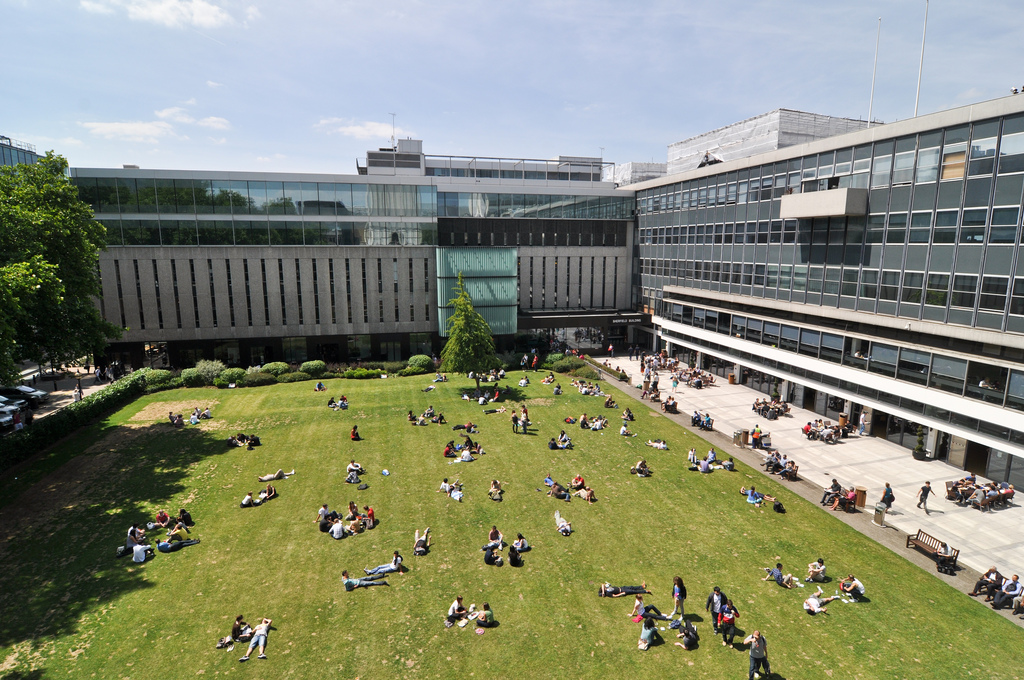
%> input picture imperial.jpg, 1024 x 680 px
$ octave cv.m   (GNU Octave 9; MATLAB toolbox functions it lacks are replaced by stand-ins)
%> lines starting %> are read from the running program, lines starting %| are printed output that depends on the picture
%%%%%%%% Machine Learning for Computer Vision   %%%%%%%%
%%%%%%%% Matlab Tutorial                        %%%%%%%%

%%%%%%%%%%%%%%%%%%%%%%%%%%%%%%%
%%%%%%% COMPUTER VISION %%%%%%%
%%%%%%%%%%%%%%%%%%%%%%%%%%%%%%%
%% clear all, close all, clc
clear all
close all
clc

%% Read image
I=imread('imperial.jpg');
%> I is the input picture: size 680x1024x3 uint8; mean R, G, B 131.7, 136.1, 115.6

%% Show image
imshow(I)

%% Size?
[height, width, dim] = size(I);
%> height = 680; width = 1024; dim = 3

%% RGB - 3 channels - Show Red Channel only
I_red(:,:,1)=I(:,:,1);
I_red(:,:,2)=zeros(height,width);
I_red(:,:,3)=zeros(height,width);
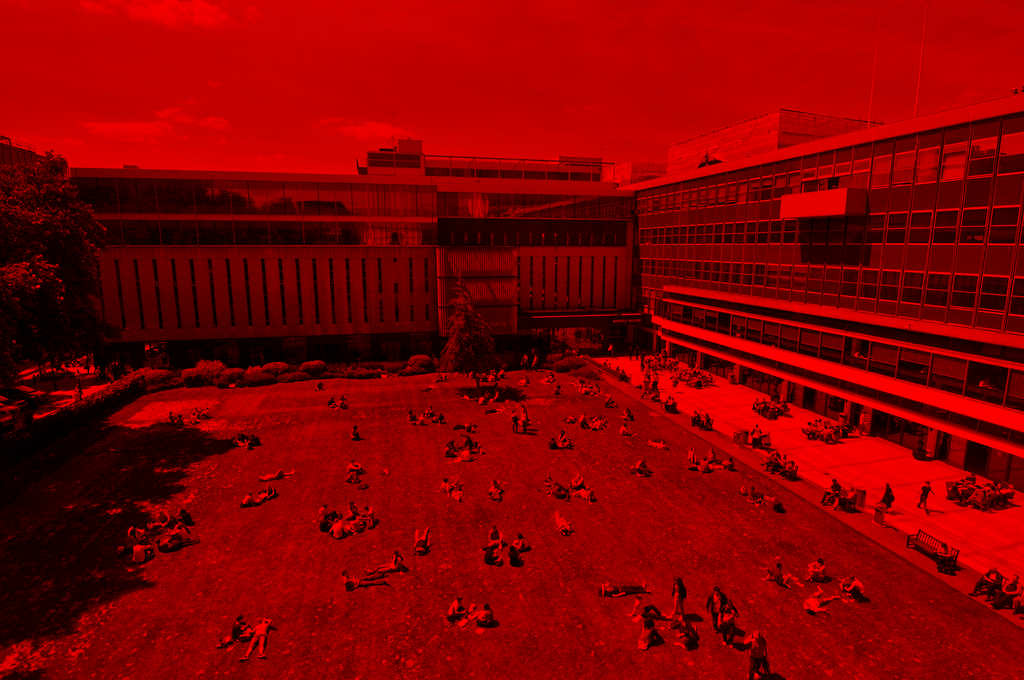
%> I_red: size 680x1024x3 uint8; mean R, G, B 131.7, 0, 0
figure(1); imshow(I_red);

%% Show green channel only
I_green(:,:,1)=uint8(zeros(height,width));
%> I_green: size 680x1024 uint8; every value is 0
I_green(:,:,2)=uint8(I(:,:,2));
I_green(:,:,3)=uint8(zeros(height,width));
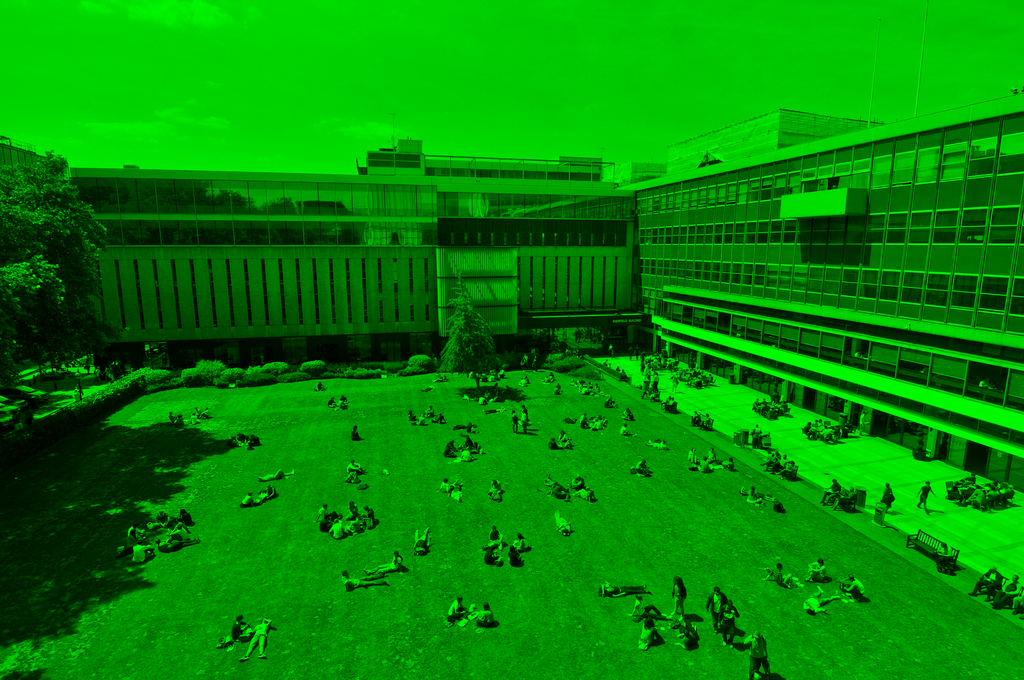
%> I_green: size 680x1024x3 uint8; mean R, G, B 0, 136.1, 0
figure(2); imshow(I_green);

%% Show blue channel only
I_blue(:,:,1)=uint8(zeros(height,width));
I_blue(:,:,2)=uint8(zeros(height,width));
I_blue(:,:,3)=uint8(I(:,:,3));
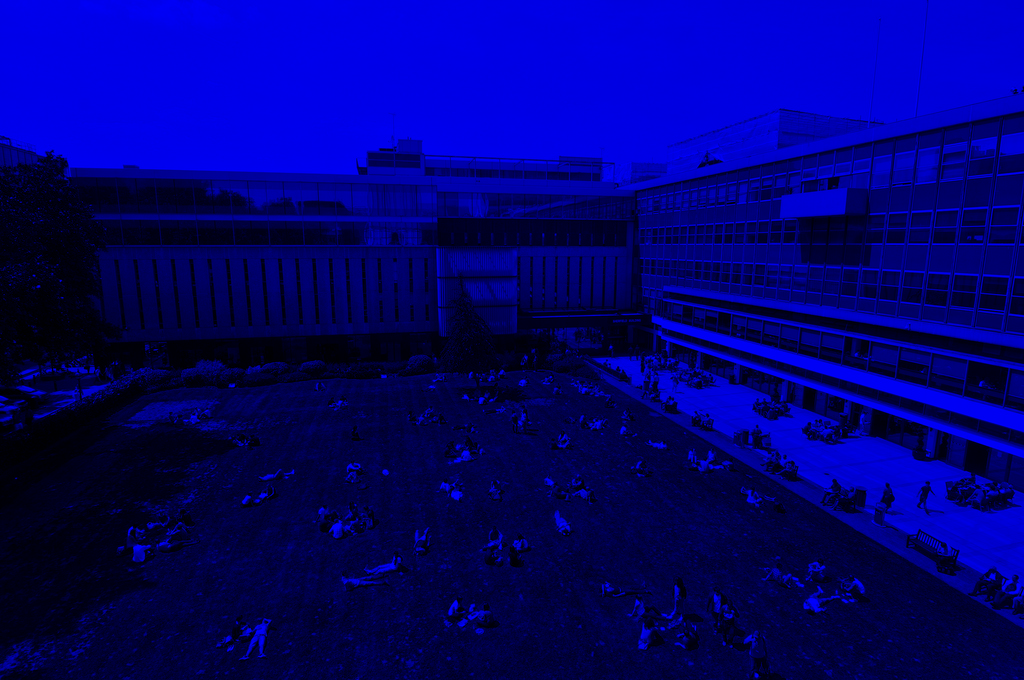
%> I_blue: size 680x1024x3 uint8; mean R, G, B 0, 0, 115.6
figure(3); imshow(I_blue);

%% RGB to gray...
gray = sum(I,3)/3;
figure(4); imshow(gray);

%% or maybe...
I_gray = uint8(sum(I,3)/3);
figure(5); imshow(I_gray);

%% rgb2gray - I_gray_matlab=0.299Red + 0.587Green + 0.114Blue
I_gray_matlab = rgb2gray(I);
figure(6); imshow(I_gray_matlab);

%% Patches.... 100x100 pixels
patches = 10;
[height, width, dim] = size(I_gray);
%> dim = 1
patch_height_idx = randperm(height, patches);
patch_width_idx = randperm(width, patches);
%patch_size_idx = randperm(100, patches);
patch_size = 20;

result_matrix = zeros(patch_size*patch_size,patches,'uint8');

for i=1:patches,
    patch_height = patch_height_idx(i);
    patch_width = patch_width_idx(i);


    % Check if it exceeds the image limits
    if patch_height + patch_size > height
        patch_height = height - patch_size;
    end
    if patch_width + patch_size > width
        patch_width = width - patch_size;
    end

    % Crop random patch, save it, resize to 100x100 and save it to results
    patch = imcrop(I_gray, [patch_width, patch_height, patch_size-1, patch_size-1]);
    figure; imshow(patch)

    result_matrix(:,i) = reshape(patch, patch_size*patch_size, 1);
end

%% Mean?
my_mean=[(sum(uint32(result_matrix),2))]./patches;
%> my_mean = 400 values, max 172.6 at index 348, min 71.8 at index 190, mean 116.4
img_my_mean = reshape(uint8(my_mean), patch_size, patch_size);
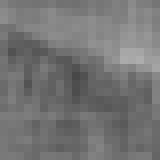
%> img_my_mean: size 20x20 uint8 (shown 8 times larger); min 72, max 173, mean 116.4
figure; imshow(img_my_mean);

%% Matlab mean
matlab_mean=mean(uint32(result_matrix),2);
%> matlab_mean has the same summary as my_mean
img_matlab_mean = reshape(uint8(matlab_mean), patch_size, patch_size);
figure; imshow(img_matlab_mean);

%% Test accuracy
test=abs(matlab_mean - my_mean);
%> test = 400 values from 0 to 0
max(test)
%> ans = 0

%% Covariance Math type    S = 1/(N-1)?(x-?)(x-?)' for all x from 1 to N
% which is equivalent
%(Linear Algebra) S = 1/(N-1)(result_matrix-my_mean_over_patches)(result_matrix-my_mean_over_patches)'
my_mean_over_patches = my_mean*ones(1,patches);
mean_centred = double(result_matrix) - my_mean_over_patches;
my_cov = (mean_centred*mean_centred')./(patches-1);
img_my_cov = uint8(my_cov / max(my_cov(:)) * 255);
figure; imshow(img_my_cov);
%> after `imshow(img_my_cov)`:
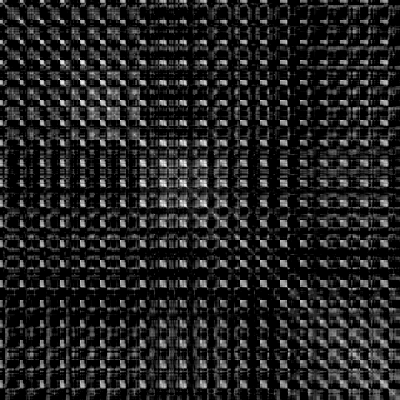
%> displayed picture: size 400x400, on the screen's scale of 0 to 255; min 0, max 255, mean 35.3

%% Covariance Matlab
matlab_cov = cov(double(result_matrix).');
img_matlab_cov = uint8(matlab_cov / max(matlab_cov(:)) * 255);
figure; imshow(img_matlab_cov);

%% Test
test=abs(matlab_cov - my_cov);
max(max(test))
%> ans = 0

%% Lecture 1 - PCA
[eig_vec, eig_val] = eig(my_cov);

%% After classification - confusion matrix
g_t = [1 0 0 0 1 0 0 0 0 0; % ground truth
    0 1 0 0 0 1 1 0 1 0;
    0 0 1 0 0 0 0 1 0 1;
    0 0 0 1 0 0 0 0 0 0];

e_t = [1 1 0 0 1 0 0 0 0 0; % your predictions
    0 0 1 0 0 1 0 0 0 1;
    0 0 0 0 0 0 1 1 0 0;
    0 0 0 1 0 0 0 0 1 0];

plotconfusion(g_t,e_t)
%> (this line was passed over: plotconfusion is not available in this run)

%% Structs...
student(1).Name = 'Sarah';
student(1).Year = 3;
student(1).Course = 'Machine Learning for Computer Vision';
student(1).Final_Marks = [85 82 78;  % courseworks
                          80 81 80]; % interviews

student(2).Name = 'Mark';
student(2).Year = 3;
student(2).Course = 'Machine Learning for Computer Vision';
student(2).Final_Marks = [45 52 58;  % courseworks
                          39 41 40]; % interviews


student(3).Name = 'Rigas';
student(3).Year = 3;
student(3).Course = 'Machine Learning for Computer Vision';
student(3).Final_Marks = [99 99 45;  % courseworks
                          20 80 99]; % interviews


figure; bar(student(1).Final_Marks); title(['Coursework and Interview marks for ', student(1).Name]);
figure; bar(student(2).Final_Marks); title(['Coursework and Interview marks for ', student(2).Name]);
figure; bar(student(3).Final_Marks); title(['Coursework and Interview marks for ', student(3).Name]);
%> after `title(['Coursework and Interview marks for ', student(3).Name])`:
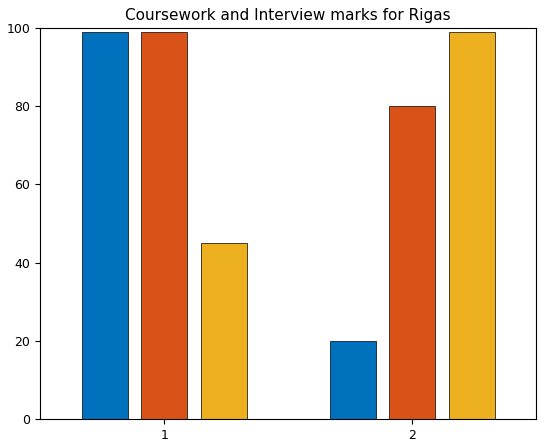
%> figure redrawn from the program's plot data


figure; subplot(1,3,1); bar(student(1).Final_Marks); title(['Coursework and Interview marks for ', student(1).Name]);
subplot(1,3,2); bar(student(2).Final_Marks); title(['Coursework and Interview marks for ', student(2).Name]);
subplot(1,3,3); bar(student(3).Final_Marks); title(['Coursework and Interview marks for ', student(3).Name]);
%> after `title(['Coursework and Interview marks for ', student(3).Name])`:
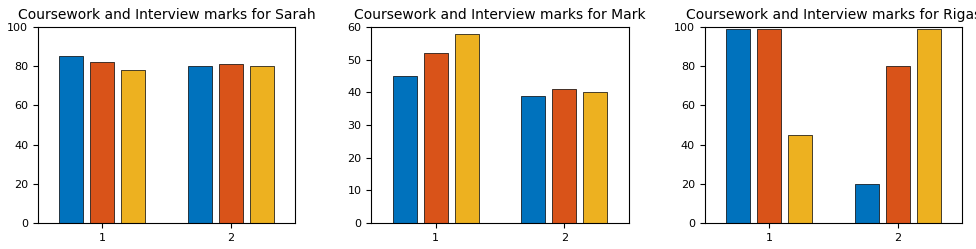
%> figure redrawn from the program's plot data, 3 panels

average_courseworks_marks_interviews = student(1).Final_Marks;
average_courseworks_marks_interviews = [average_courseworks_marks_interviews student(2:end).Final_Marks];

mean(average_courseworks_marks_interviews,2)
